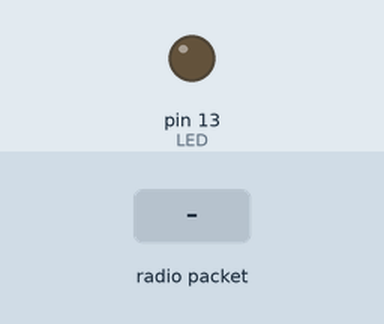
The sketch below on a simulated Arduino Mega 2560, built with avr-gcc and run on an emulated ATmega2560. On the bench: output pins drawn as LEDs (lit = HIGH). The test bench sets the inputs (shaded band). No radio packets arrive unless stated; pins used as bus, display or sensor lines are not drawn.

Above: at 1.2 s.
1.3 s: radio packet "LOC:" arrives
At 1.5 s:
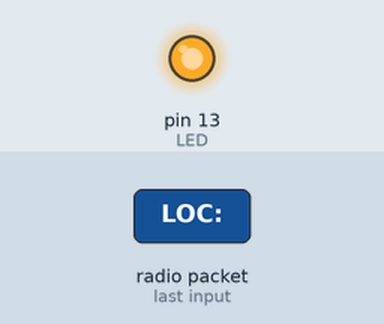
Timing chart, 0 to 4.3 s (numbered marks = the images above; inputs shaded):
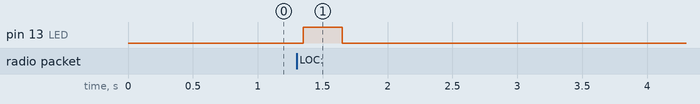

The sketch:

receiver_lcd.ino
```cpp
// Feather9x_RX
// -*- mode: C++ -*-
// Example sketch showing how to create a simple messaging client (receiver)
// with the RH_RF95 class. RH_RF95 class does not provide for addressing or
// reliability, so you should only use RH_RF95 if you do not need the higher
// level messaging abilities.
// It is designed to work with the other example Feather9x_TX

#include <SPI.h>
#include <RH_RF95.h>

/* for feather m0  */
#define RFM95_CS 8
#define RFM95_RST 4
#define RFM95_INT 3

// Blinky on receipt
#define LED 13

// Change to 434.0 or other frequency, must match RX's freq!
#define RF95_FREQ 915.0

// Singleton instance of the radio driver
RH_RF95 rf95(RFM95_CS, RFM95_INT);

void setup()
{
  pinMode(LED, OUTPUT);

  pinMode(RFM95_RST, OUTPUT);
  digitalWrite(RFM95_RST, HIGH);

  // set up Serial1 for the LCD
  Serial1.begin(9600);

  // manual reset
  digitalWrite(RFM95_RST, LOW);
  delay(10);
  digitalWrite(RFM95_RST, HIGH);
  delay(10);

  while (!rf95.init()) {
//    Serial.println("LoRa radio init failed");
    while (1);
  }
//  Serial.println("LoRa radio init OK!");

  // Defaults after init are 434.0MHz, modulation GFSK_Rb250Fd250, +13dbM
  if (!rf95.setFrequency(RF95_FREQ)) {
//    Serial.println("setFrequency failed");
    while (1);
  }
//  Serial.print("Set Freq to: "); Serial.println(RF95_FREQ);

  // Defaults after init are 434.0MHz, 13dBm, Bw = 125 kHz, Cr = 4/5, Sf = 128chips/symbol, CRC on

  // The default transmitter power is 13dBm, using PA_BOOST.
  // If you are using RFM95/96/97/98 modules which uses the PA_BOOST transmitter pin, then
  // you can set transmitter powers from 5 to 23 dBm:
  rf95.setTxPower(23, false);
}

void loop()
{
  if (rf95.available())
  {
    clearLCD();
    // Should be a message for us now
    uint8_t buf[RH_RF95_MAX_MESSAGE_LEN];
    uint8_t len = sizeof(buf);

    if (rf95.recv(buf, &len)) {
      digitalWrite(LED, HIGH);
      String recd_string = String((char*)buf);
//      RH_RF95::printBuffer("Received: ", buf, len);
//      Serial.print("Got: ");
//      Serial.println((char*)buf);
//      Serial.print("RSSI: ");
//      Serial.println(rf95.lastRssi(), DEC);

      delay(10);
      // Send a reply
      uint8_t data[] = "Got it!";
      rf95.send(data, sizeof(data));
      rf95.waitPacketSent();

      delay(10);
      writeLine(String("RSSI:" + String(rf95.lastRssi())), 1, 4);
      if(recd_string.indexOf("LOC:") != -1 && recd_string.indexOf("LOC:ERR") == -1) {
        String loc = recd_string.substring(4,20);
        writeLine(loc, 2, 0);
      } else {
        writeLine("No GPS", 2, 0);
      }
//      Serial.println("Sent a reply");
      digitalWrite(LED, LOW);
    } else {
//      Serial.println("Receive failed");
    }
  }
}


void clearLCD() {
  Serial1.write(254); // move cursor to beginning of first line
  Serial1.write(128);

  Serial1.write("                "); // clear display
  Serial1.write("                ");
  delay(50);
}

void writeLine(String str, int line, int pos) {
  char temp[16] = "               ";
  int num_chars = str.length();
  Serial1.write(254); // move cursor to beginning of first line
  switch(line) {
    case 2:
      Serial1.write(191+pos);
    case 1:
      Serial1.write(128+pos);
  }
  delay(10);
  for(int i=0; i<num_chars; i++) {
    temp[i] = str[i];
  }
  Serial1.write(temp);
  delay(100);
}
```

Measured:
- after the input at 1.3 s, pin 13 (LED): LOW → HIGH after 0.05 s, → LOW 0.30 s later
